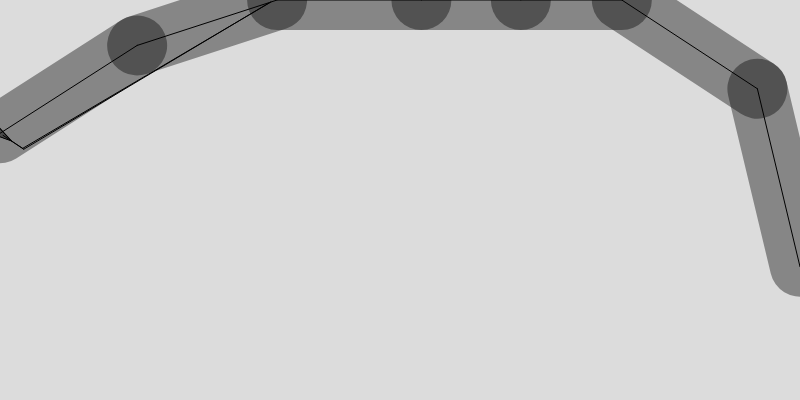
Frame 1 (no input)
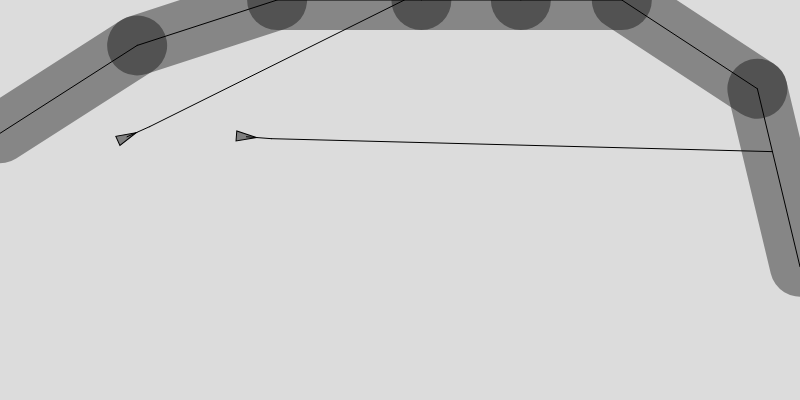
Frame 60 (no input)
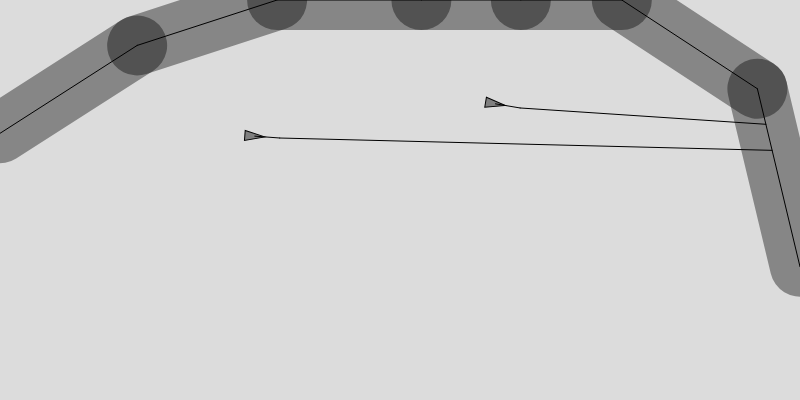
Frame 120 (the mouse pressed at the canvas centre since frame 60)

The p5.js sketch that drew these frames (run headless with seeded random() and noise() and a simulated clock; from frame 60 on, the mouse is pressed at the canvas centre):

// p5.js sketch
// ── sketch.js
let path;
let vehicleA;
let vehicleB;

function setup() {
  createCanvas(800, 400);
  
  path = new Path();
  vehicleA = new Vehicle(path.start.x, path.start.y, random(2, 5), random(0.2, 0.8));
  vehicleB = new Vehicle(path.start.x, path.start.y, random(2, 5), random(0.2, 0.8));
  
}

function draw() {
  background(220);
  
  vehicleA.run(path);
  vehicleA.followPath(path);
  
  vehicleB.run(path);
  vehicleB.followPath(path);

  path.show();

}


//----------------------------------------------------------------------
class Path{
  constructor(){
    this.start = createVector(0, height/3);
    this.end = createVector(width, height*2/3);
    this.radius = 30;
    this.points = []
    this.pointNum = 8;
    this.points[0] = this.start;
    this.points[this.pointNum-1] = this.end;
    this.addPoints();
  }
  
  
  addPoints(){
    for (let i = 1; i<this.pointNum-1; i++){
      let xOff = random(80, 160);
      let yOff = random(-150, 150);
      let x = this.points[i-1].x + xOff;
      let y = this.points[i-1].y + yOff;
      if (x>=width){
        x = (width - this.points[i-1].x)*0.5 + this.points[i-1].x;
      }
      if (y >= height){
        y = height;
      }else if(y <= 0){
        y = 0;
      }
      this.points[i] = createVector(x, y);
    }
    
  }
  
  
  show(){
    // draw path segments
    for (let i = 0; i<this.pointNum-1; i++){
      let posA = this.points[i];
      let posB = this.points[i+1];
      
      // thick stroke
      strokeWeight(this.radius * 2);
      stroke(0, 100);
      line(posA.x, posA.y, posB.x, posB.y);
      
      // think line segments
      stroke(0);
      strokeWeight(1);
      line(posA.x, posA.y, posB.x, posB.y);
    }
  }
}

//----------------------------------------------------------------------
class Vehicle{
  constructor(x, y, maxspeed, maxforce){
    this.position = createVector(x, y);
    this.velocity = createVector(3, 2);
    this.acceleration = createVector();
    this.maxspeed = maxspeed;
    this.maxforce = maxforce;
    this.size = 5;
    this.theta = 0;
    this.offset = 25;
  }
  
  run(path){
    this.update();
    this.checkEdges(path);
    this.show();
  }
  
  update(){
    this.velocity.add(this.acceleration);
    this.velocity.limit(this.maxspeed);
    this.position.add(this.velocity);
    this.acceleration.mult(0);   
  }
  
  followPath(path){
    // Step 1: Predict the vehicle’s future position.
    let future = this.velocity.copy();
    future.setMag(25);
    future.add(this.position);
    
    // Step 2: Find the normal point along the path.
    let normalInfo = this.getShortestNormal(future, path);
    let normalPoint = normalInfo[1];
    let pathEnd = normalInfo[3];
    let pathStart = normalInfo[2]
    let vectB = p5.Vector.sub(pathEnd, pathStart);
    vectB.setMag(25); // arbitraraily pick a point on the path that is ahead of the normal point
    
    // step 3: find a target on the path if vehicle is steering away from the path
    let dist = p5.Vector.dist(future, normalPoint); 
    if(dist > path.radius){
      // steer backwards
      // vectB now has a length of 25 pixels, then add to the normalPoint, so that you can get a point starting from normalPoint, with the same vectB's direction, at the length of 25
      let target = p5.Vector.add(normalPoint, vectB);  
      this.seek(target);
    }
    
    // draw the line from future pos to normal pos
    strokeWeight(1);
    line(this.position.x, this.position.y, future.x, future.y)
    line(future.x, future.y, normalPoint.x, normalPoint.y)
  }
  
  getShortestNormal(futurePos, path){
    // define a normalDict array to desccribe information related to the normal point, including the length of the normal, the normal point, the starting point of the path and the ending point of the path; // Store arrays of values
    let normalDict = {
        "length": [],
        "pt": [],
        "pathStart": [],
        "pathEnd": []
    };
    
    // loop through all the starting/ending points on the path segments, find the normalPoint for each path segment and to check if the normalPoint is on the path segment line; If it is, then save it to the normalDict[] array
    for (let i = 0; i < path.points.length-1; i++){
      let pathSegStartingPos = path.points[i];
      let pathSegEndingPos = path.points[i+1];
      
      // Safety check: skip if points are too close
      if (p5.Vector.dist(pathSegStartingPos, pathSegEndingPos) < 0.001) {
        continue;
      }
      
      let vectA = p5.Vector.sub(futurePos, pathSegStartingPos);
      let vectB = p5.Vector.sub(pathSegEndingPos, pathSegStartingPos);
      
      // Safety check: ensure vectB is not zero before normalizing
      // if (vectB.mag() < 0.001) {
      //     continue;
      // }
      
      vectB.normalize();
      let normalLength = vectA.dot(vectB);
      
      // Safety check: ensure normalLength is valid
      // if (isNaN(normalLength)) {
      //     continue;
      // }
      
      vectB.setMag(abs(normalLength));
      let normalPoint = p5.Vector.add(pathSegStartingPos, vectB);
      
      // check if the normalPoint is on this line segment by checking if it's colinear, if so, save it to the normal dictionary
      // let pathK = (pathSegEndingPos.y - pathSegStartingPos.y) / (pathSegEndingPos.x - pathSegStartingPos.x);
      // let pathToNormalK = (normalPoint.y - pathSegStartingPos.y) / (normalPoint.x - pathSegStartingPos.x);
      let distFromStartToNormal = p5.Vector.dist(pathSegStartingPos, normalPoint);
      let distFromNormalToEnd = p5.Vector.dist(normalPoint, pathSegEndingPos);
      let distFromStartToEnd = p5.Vector.dist(pathSegStartingPos, pathSegEndingPos);
      if(abs(distFromStartToNormal + distFromNormalToEnd - distFromStartToEnd)<0.01){
          normalDict["length"].push(normalLength);
          normalDict["pt"].push(normalPoint);
          normalDict["pathStart"].push(pathSegStartingPos);
          normalDict["pathEnd"].push(pathSegEndingPos);
           }
    }
    
    // loop through the normal dictionary, to find the normal point with the shortest length
    // return early if no valid normal point found
      if (normalDict["length"].length === 0) {
        return [null, null, null, null];
      }
    
      let shortestNormal = normalDict["length"][0];
      let shortestNormalPoint = normalDict["pt"][0];
      let pathStartPos = normalDict["pathStart"][0];
      let pathEndPos = normalDict["pathEnd"][0];
    
      for (let i = 0; i<normalDict["length"].length; i++){
        let len = normalDict["length"][i];
        if (len < shortestNormal){
          shortestNormal = len;
          shortestNormalPoint = normalDict["pt"][i];
          pathStartPos = normalDict["pathStart"][i];
          pathEndPos = normalDict["pathEnd"][i];
        }
      
      }
    // return multiple values 
      return [shortestNormal, shortestNormalPoint, pathStartPos, pathEndPos]
    
  }
  
  seek(target){
    let desire = p5.Vector.sub(target, this.position);
    // If the magnitude of desired equals 0, skip out of here
    // If the magnitude (length) of the desired vector is zero, then exit the seek() function immediately.
    if (desire.mag() === 0) return;
    desire.setMag(this.maxspeed);
    let steer = p5.Vector.sub(desire, this.velocity);
    steer.limit(this.maxforce);
    this.applyForce(steer);
  }
  
  applyForce(force){
    this.acceleration.add(force);
    // console.log(this.acceleration.copy());
  }
  
  
  show(){
    // The vehicle is a triangle pointing in the direction of velocity.
    let angle = this.velocity.heading();
    fill(127);
    stroke(0);
    push();
    translate(this.position.x, this.position.y);
    rotate(angle);
    beginShape();
    vertex(this.size *2, 0);
    vertex(-this.size*2 , -this.size);
    vertex(-this.size*2, this.size);
    endShape(CLOSE);
    pop();
  }
  
  checkEdges(path){
    if(this.position.x+this.size >= width){
      this.position.x = -this.size;
      this.position.y = path.start.y;
    }
  }
  
  
}
